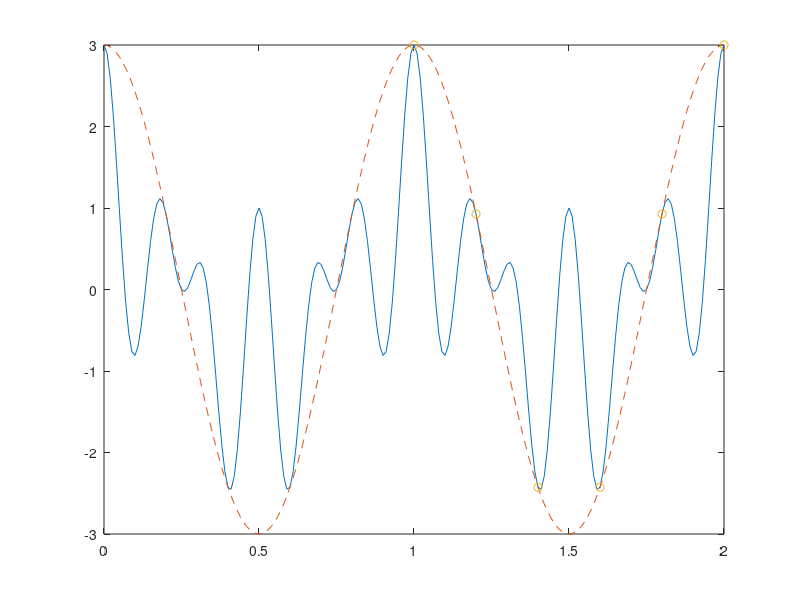

This figure's MATLAB source:
%assignment 1
clc;
clear;
t=0:0.01:2;
x=cos(2*pi*t)+cos(8*pi*t)+cos(12*pi*t);
plot(t,x);
hold on
xa=3*cos(2*pi*t);
plot(t,xa,'LineStyle','--');
fs=5;
T=1/fs;
tn=1:T:2;
xn=cos(2*pi*tn)+cos(8*pi*tn)+cos(12*pi*tn);
plot(tn,xn,'o');